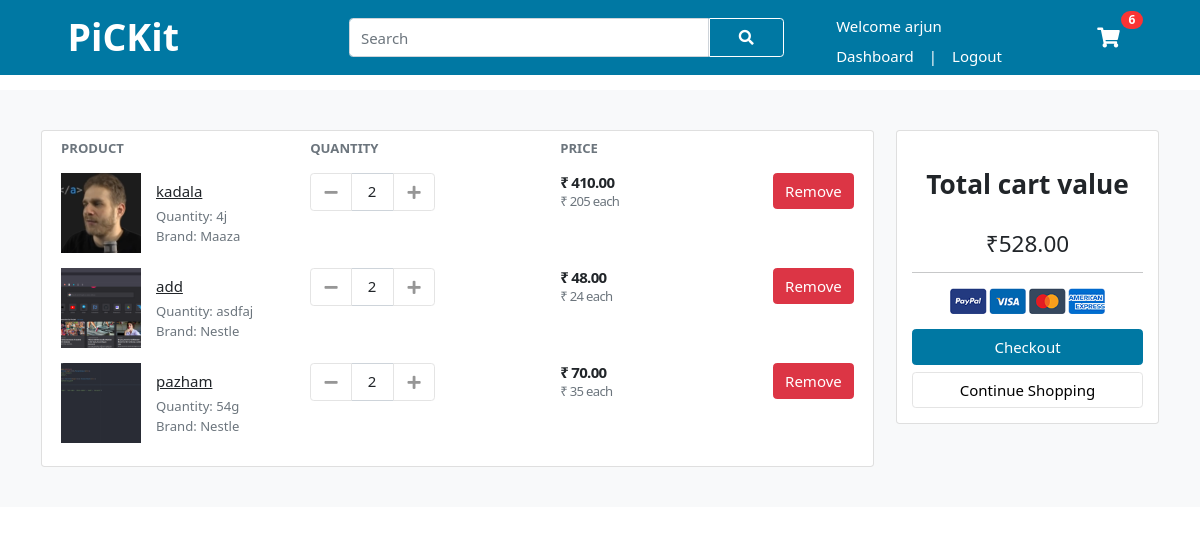
Screenshot of /cart/ (signed in) with the database file from the repository.
### user/models.py (models this page shows, shortened)
class Account(AbstractBaseUser):
    first_name      = models.CharField(max_length=50)
    last_name       = models.CharField(max_length=50)
    email           = models.EmailField(max_length=100, unique=True)
    username        = models.CharField(max_length=50, blank=True)
    phone           = models.CharField(max_length=13, unique=True)
    has_access      = models.BooleanField(default=True)
    data_joined     = models.DateTimeField(auto_now_add=True)
    last_login      = models.DateTimeField(auto_now=True)
    is_admin        = models.BooleanField(default=False)
    is_active       = models.BooleanField(default=True)
    is_staff        = models.BooleanField(default=False)
    is_superadmin   = models.BooleanField(default=False)
    USERNAME_FIELD  = 'phone'
    REQUIRED_FIELDS = ['first_name', 'last_name', 'email','username']
    objects = MyAccountManager()

class CartItem(models.Model):
    user            = models.ForeignKey(Account,on_delete=models.CASCADE, null=True)
    product         = models.ForeignKey(Product, on_delete=models.CASCADE)
    cart            = models.ForeignKey(Cart, on_delete=models.CASCADE, null=True)
    quantity        = models.IntegerField()
    is_active       = models.BooleanField(default=True)
    def sub_total(self):
        return self.product.selling_price() * self.quantity

### vendor/models.py (models this page shows, shortened)
class Product(models.Model):
    product_name    = models.CharField(max_length=100, unique=True)
    mrp             = models.IntegerField()
    offer           = models.IntegerField(default=0)
    quantity        = models.CharField(max_length=10)
    description     = models.TextField(blank=True)
    brand           = models.ForeignKey(Brand, on_delete=models.CASCADE)
    category        = models.ForeignKey(Category, on_delete=models.CASCADE)
    image_1         = models.ImageField(upload_to = 'photos/products/primary')
    image_2         = models.ImageField(upload_to = 'photos/products/secondary')
    image_3         = models.ImageField(upload_to = 'photos/products/secondary', blank = True)
    image_4         = models.ImageField(upload_to = 'photos/products/secondary', blank = True)
    added_at        = models.DateTimeField(auto_now_add=True)
    modified_at     = models.DateTimeField(auto_now=True)
    def selling_price(self):
        if (self.category.cat_offer > self.offer):
            selling_price = self.mrp * (1-(int(self.category.cat_offer)/100))
        else:
            selling_price = self.mrp * (1-(int(self.offer)/100))
        return ceil(selling_price)

class Brand(models.Model):
    brand_name   = models.CharField(max_length=50,unique=True)
    time_added   = models.DateTimeField(auto_now_add=True)

class Category(models.Model):
    category_name   = models.CharField(max_length=50,unique=True)
    cat_image       = models.ImageField(upload_to = 'photos/categories')
    cat_offer       = models.IntegerField(default=0)
    time_added      = models.DateTimeField(auto_now_add=True)

### user/views.py (the view)
# urls.py: path('cart/',views.cart,name='cart'),
def cart(request):
    try:
        total = 0
        quantity =0
        cart_items = None
        if request.user.is_authenticated:
            cart_items = CartItem.objects.filter(user=request.user,is_active=True)
        else:
            cart = Cart.objects.get(cart_id=_cart_id(request))
            cart_items = CartItem.objects.filter(cart=cart,is_active=True)
    except :
        pass
    if cart_items:
        for cart_item in cart_items:
            total += (int(cart_item.product.selling_price()) * int(cart_item.quantity))
            quantity += cart_item.quantity
    context = {
        'total':total,
        'quantity':quantity,
        'cart_items':cart_items,
    }
    return render(request,'user/cart.html',context)

### user/context_processors.py (called while the page is built)
def menu_links(request):
    links = Category.objects.all()
    return dict(links=links)

def counter(request):
    cart_count = 0
    if 'admin' in request.path:
        return {}
    else:
        try:
            cart = Cart.objects.filter(cart_id = _cart_id(request))
            if request.user.is_authenticated:
                cart_items = CartItem.objects.all().filter(user= request.user)
            else:
                cart_items = CartItem.objects.all().filter(cart=cart[:1])
            for cart_item in cart_items:
                cart_count += cart_item.quantity
        except Cart.DoesNotExist:
            cart_count = 0
    return dict(cart_count = cart_count)

### user/views.py (called while the page is built)
def _cart_id(request):
    cart = request.session.session_key
    if not cart:
        cart = request.session.create()
    return cart

### templates/user/cart.html (shortened to what this page needs)
{% extends 'user/base.html' %}
{% load static %}
{% block content %}
<section class="section-content padding-y bg">
	<div class="container">
		{% if not cart_items %}
		<h2 class="text-center">Your shopping cart is empty</h2>
		<br>
		<div class="text-center">
				<a href="{% url 'store' %}" class="btn btn-major " >Continue shopping</a>
		</div>
		{% else %}
		<div class="row">
			<aside class="col-lg-9">
				<div class="card">
					<table id="cartTable" class="table table-borderless table-shopping-cart">
						<thead class="text-muted">
							<tr class="small text-uppercase">
								<th width='30%' scope="col">Product</th>
								<th scope="col" >Quantity</th>
								<th scope="col" >Price</th>
								<th scope="col"> </th>
							</tr>
						</thead>
						<tbody>
							{% for cart_item in cart_items %}
							<tr id="{{cart_item.product.id}}">
								<td>
									<figure class="itemside align-items-center">
										<div class="aside">
												{% if cart_item.product.image_1 %}
												<a href="{% url 'product' cart_item.product.id %}" > <img src="{{ cart_item.product.image_1.url }}" class="img-sm">
												</a>
												{% else %}
												<a href="{% url 'product' cart_item.product.id %}" > <img src="{% static 'users/images/image-not-found.png' %}" class="img-sm">
												</a>
												{% endif %}
										</div>
										<figcaption class="info">
											<a href="{% url 'product' cart_item.product.id %}" class="title text-dark">{{ cart_item.product.product_name }}</a>
											<p class="text-muted small">Quantity: {{ cart_item.product.quantity }}<br> Brand: {{ cart_item.product.brand.brand_name }}</p>
										</figcaption>
									</figure>
								</td>
								<td>
										<div class="input-group input-spinner">
											<div class="input-group-prepend">
												<button onclick="removeFromCart('{{cart_item.product.id}}','{{cart_item.product.product_name}}')" class="btn btn-light remove-from-cart-btn" type="button" id="button-minus"> <i
														class="fa fa-minus"></i> </a>
											</div>
											<span  id="{{cart_item.product.product_name}}" class="form-control text-center">{{ cart_item.quantity }}</span>
											<div class="input-group-append">
												<button onclick="addToCart('{{cart_item.product.id}}','{{cart_item.product.product_name}}')"  class="btn btn-light add-to-cart-btn" id="{{ product.id }}{{ product.id }}" type="button" > <i
														class="fa fa-plus"></i> </button>
											</div>
										</div>
								</td>
								<td>
									<div class="price-wrap">
										<var id="{{cart_item.product.product_name}}{{cart_item.product.id}}" class="price">₹ {{ cart_item.sub_total }}.00</var>
										<small class="text-muted">₹ {{ cart_item.product.selling_price}}  each </small>
									</div>
								</td>
								<td class="text-right">
									<a onclick="return confirm('are you sure you want to remove this item from cart?')" href="{% url 'remove-cart-item' cart_item.product.id %}" class="btn btn-danger"> Remove</a>
								</td>
							</tr>
							{% endfor %}
						</tbody>
					</table>
				</div>
			</aside>
			<aside class="col-lg-3">
				<div class="card">
					<div class="card-body">
						<br>
						<h3 class="text-center "><b>Total cart value</b></h3>
						<br>
						<h4 id="cartValue" class="text-center">₹{{ total }}.00</h4>
						<hr>
						<p class="text-center mb-3">
							<img src="{% static 'users/images/payments.png' %}" height="26">
						</p>
						<a href="{% url 'checkout' %}" class="btn btn-major btn-block"> Checkout </a>
						<a href="{% url 'store' %}" class="btn btn-light btn-block">Continue Shopping</a>
					</div>
				</div>
			</aside>
		</div>
		{% endif %}
	</div>
</section>
{% endblock %}

### templates/user/includes/nav.html (shortened to what this page needs)
{% load static %}
<header class="nav-container" >
    <div class="container">
        <nav class="navbar navbar-expand-lg ">
            <div class="container-fluid	">
                <a class="pickit" href="{% url 'home' %}"><p>PiCKit</p></a>
                <div class="collapse navbar-collapse justify-content-end" id="navbarSupportedContent">
                    <form action="{% url 'search' %}" class="d-flex nav-search search-nav ">
                        <input name="search_key" class="form-control search-nav search-nav-input" type="search" placeholder="Search"
                            aria-label="Search">
                        <button  class="btn btn-outline-light search-nav search-nav-btn" type="submit"><i
                                class="fas fa-search"></i></button>
                    </form>
                    <div class="d-flex flex-row">
                        {% if user.id is None %}
                        <div class="d-flex flex-column welcome">
                            <ul class="navbar-nav me-auto mb-2 mb-lg-0">
                                <li class="text-white nav-link">Welcome guest!</li>
                            </ul>
                            <ul class="navbar-nav me-auto mb-2 mb-lg-0">
                                <li class="nav-item">
                                    <a class="nav-link active" href="{% url 'sign-in' %}">Sign in</a>
                                </li>
                                <li class="nav-item pipe">
                                    <p class="nav-link text-white">|</p>
                                </li>
                                <li class="nav-item">
                                    <a class="nav-link active" href="{% url 'sign-up' %}">Sign up</a>
                                </li>
                                <li class="nav-item">
                                    <a class="nav-link active filter-text" href="{% url 'cart' %}">Cart</a>
                                </li>
                            </ul>
                        </div>
                        {% else %}
                        <div class="d-flex flex-column welcome">
                            <ul class="navbar-nav me-auto mb-2 mb-lg-0">
                                <li class="text-white nav-link cart-icon">Welcome {{ user.first_name }}</li>
                            </ul>
                            <ul class="navbar-nav me-auto mb-2 mb-lg-0">
                                <li class="nav-item">
                                    <a class="nav-link active" href="{% url 'account' %}">Dashboard</a>
                                </li>
                                <li class="nav-item pipe">
                                    <p class="nav-link text-white">|</p>
                                </li>
                                <li class="nav-item">
                                    <a class="nav-link active" href="{% url 'logout' %}">Logout</a>
                                </li>
                            </ul>
                        </div>
                        {% endif %}
                        <div class="align-self-center">
                            <a href="{% url 'cart' %}" class="widget-header pl-3 ml-3">
                                <div class=" cart icon cart-icon icon-sm"><i class="fa fa-shopping-cart"></i>
                                </div id="cartCount">
                                <span id="badgeCount"  class="badge badge-pill badge-danger notify">{{ cart_count }}</span>
                            </a>
                        </div>
                    </div>
                </div>
            </div>
        </nav>
    </div>
</header>

### static/users/css/ui.css (style rules this page uses)
html { font-family: "Inter", sans-serif; font-size: 15px; }
:root { --major:#0078a3; --cyan-mix:#4ac0d0; }
.price-wrap { letter-spacing: -0.7px; }
.icon-xs, .icon-sm, .icon-md, .icon-lg { display: inline-block; text-align: center; flex-shrink: 0; flex-grow: 0; }
.icon-sm { width: 48px; height: 48px; line-height: 48px !important; font-size: 20px; }
.img-xs, .img-sm, .img-md, .img-lg { -o-object-fit: cover; object-fit: cover; flex-shrink: 0; flex-grow: 0; }
.img-sm { width: 80px; height: 80px; }
.padding-y { padding-top: 40px; padding-bottom: 40px; }
var { font-style: normal; }
figure { margin-bottom: 0; }
.bg { background-color: #f8f9fa; }
p:last-child { margin-bottom: 0; }
.nav-link { color: white; padding-bottom: 0%; text-decoration: none; }
.widget-header { display: inline-block; vertical-align: middle; position: relative; }
.widget-header i { color: #969696; }
.widget-header .notify { position: absolute; top: -3px; right: -10px; }
.pickit { margin-right: 2rem; color: white; font-size: 2.5rem; font-weight: bold; text-decoration: none; }
.search-nav-btn { background: var(--major); color: white;; border-top-left-radius: 0px; border-bottom-left-radius: 0px; border: 1px solid white; width: 5em; }
.search-nav-input { width: 24em; height: 2.6em; border-top-right-radius: 0px; border-bottom-right-radius: 0px; }
.cart-icon i { color: white; text-decoration: none; }
.nav-container { background: var(--major); position: fixed; top: 0%; left: 0%; width: 100vw; margin: 0; z-index: 4; }
.btn-light { background-color: #fff; border-color: #e4e4e4; }
.btn-light i { color: #969696; }
.itemside { position: relative; display: flex; width: 100%; }
.itemside .aside { position: relative; flex-shrink: 0; }
.itemside .info { padding-left: 15px; padding-right: 7px; }
.itemside p { margin-bottom: 0; }
.itemside .title { display: block; margin-bottom: 5px; color: #212529; }
.notify { position: absolute; top: -4px; right: -10px; display: inline-block; padding: 0.25em 0.6em; font-size: 12px; line-height: 1; text-align: center; border-radius: 3rem; color: #fff; background-color: #fa3434; }
.price { font-weight: 600; color: #212529; }
.input-spinner { width: 125px; flex-wrap: nowrap; display: inline-flex; vertical-align: middle; }
.input-spinner .btn { width: 42px; text-align: center; padding-left: 0.5rem; padding-right: 0.5rem; }
.table-shopping-cart.table td, .table-shopping-cart.table th { padding-left: 1.25rem; padding-right: 1.25rem; }
.table-shopping-cart .price-wrap { line-height: 1.2; }
.table-shopping-cart .price { font-weight: bold; margin-right: 5px; display: block; }
.btn-major { background: var(--major); color: white; border: 0.5px solid var(--major); }
@media (min-width:992px) { .welcome { margin: 0 3em; } }

### rows the page displays
Account: first_name "arjun"
CartItem: product.image_1 (picture), product.product_name "kadala", product.quantity "4j", product.brand.brand_name "Maaza", quantity "2", sub_total "410", product.selling_price "205"
CartItem: product.image_1 (picture), product.product_name "add", product.quantity "asdfaj", product.brand.brand_name "Nestle", quantity "2", sub_total "48", product.selling_price "24"
CartItem: product.image_1 (picture), product.product_name "pazham", product.quantity "54g", product.brand.brand_name "Nestle", quantity "2", sub_total "70", product.selling_price "35"

### other values shown
{{ cart_count }} "6"
{{ total }} "528"
